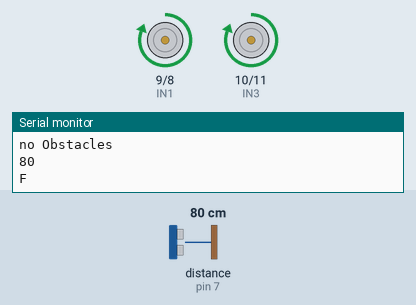
Simulated run of this sketch. Board: Arduino Uno, built with avr-gcc and run on an emulated ATmega328P. Parts: motor-driver pin pairs drawn as motors (green arrow = first pin HIGH = forward, orange = second pin HIGH = backward, longer = more drive), the last lines printed to the serial monitor. Wiring (inferred from the names in the program): ultrasonic range finder: trigger pin 6; echo pin 7. Inputs (shaded band) come from the test bench; at power-on: distance to the obstacle (sensor on pin 7) 80 cm. The echo pulse lasts 58.3 µs per cm.

Above: at 1.2 s.
1.3 s: distance to the obstacle (sensor on pin 7) set to 13 cm
2.8 s: distance to the obstacle (sensor on pin 7) set to 10 cm
At 4.0 s:
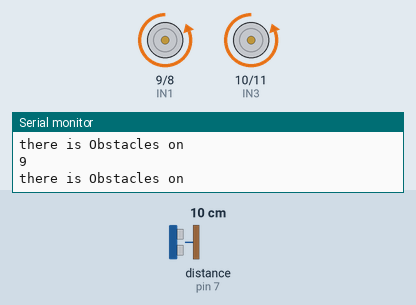
4.3 s: distance to the obstacle (sensor on pin 7) set to 18 cm
At 5.6 s:
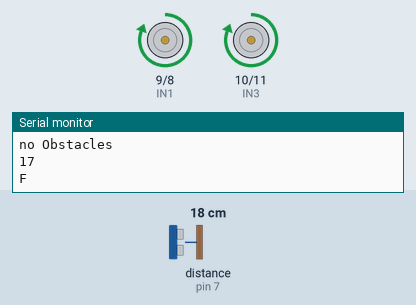
5.9 s: distance to the obstacle (sensor on pin 7) set to 2 cm
At 6.8 s:
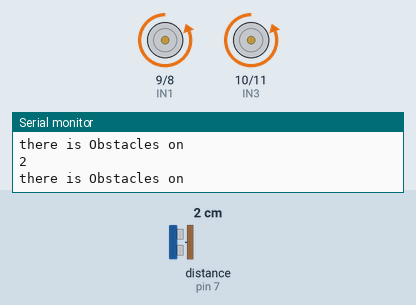
Timing chart, 0 to 8.4 s (numbered marks = the images above; inputs shaded):
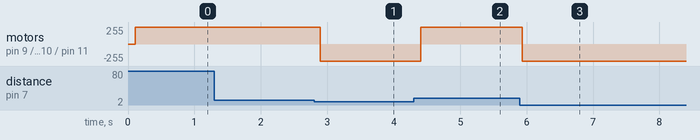

Measured:
- the behaviour switches between 12 and 11 cm on distance to the obstacle (sensor on pin 7) (found by bisection; images 0 and 1)
- after the input at 2.8 s, motor on pin 9 (IN1) / pin 8 (IN2), motor on pin 10 (IN3) / pin 11 (IN4): forward 255/255 → backward 255/255 after 0.10 s
- after the input at 4.3 s, motor on pin 9 (IN1) / pin 8 (IN2), motor on pin 10 (IN3) / pin 11 (IN4): backward 255/255 → forward 255/255 after 0.11 s
- after the input at 5.9 s, motor on pin 9 (IN1) / pin 8 (IN2), motor on pin 10 (IN3) / pin 11 (IN4): forward 255/255 → backward 255/255 at once

The sketch:

avoid_obstacles.ino
```cpp
/*  This code writen by "Ahmed Fadel" at 20/2/2017
   you can follow "Ahmed Fadel on Facebook from here
   www.fb.com/medofadel48
    this code prepared to make an avoiding Obstacles Robot
    component
    1-Robot 2Wheel base with freewheel
    2-daul H-bridge
    3-ultrasonuc
    4-arduino uno
    wire as showen in the code
    writen for Robot Workshop
    with best wishes makeing your Robot
*/
//#include<SoftwareSerial.h>
int trigC = 6;   //trig pin at center  ultrasonic
int echoC = 7;   //echo pin at  center ultrasonic
long durationC ; // value of time center ultrasonic
long distanceC ; // value of distance center ultrasonic
int IN1 = 9 ;    // input 1 for motor 1
int IN2 = 8 ;    // input 2 for motor 1
int IN3 = 10 ;   // input 1 for motor 2
int IN4 = 11 ;   // input 2 for motor 2
void setup()
{
  pinMode(trigC , OUTPUT); //define trig pin as output
  pinMode(echoC, INPUT);   //define echo pin as input
  //define motor pin control as output pins
  pinMode ( IN1 , OUTPUT);
  pinMode ( IN2 , OUTPUT);
  pinMode ( IN3 , OUTPUT);
  pinMode ( IN4 , OUTPUT);
  Serial.begin(9600); // start serial commuincation
}
void loop()
{
  ultrasonicC () ; //operate ultrasonic function
  // if distance less than 10 cm Robot turn
  if ( distanceC <= 10)
  {
    Serial.println("there is Obstacles on  "); //print a massage on serial monitor
    Serial.println(distanceC); // print the distance on serial monitor
    turn (); // robot change his diraction
  }
  //if distance more than 10 cm robot move forward
  else {
    delay(100); // wait 100 mile second
    Serial.println("no Obstacles ");//print a massage on serial monitor
    Serial.println(distanceC); // print the distance on serial monitor
    forward(); // robot move forward
    Serial.println("F");
  }
}
//Robot turn his movement function
void turn ()
{
  digitalWrite( IN1, LOW);
  digitalWrite( IN2, HIGH);
  digitalWrite ( IN3, LOW);
  digitalWrite ( IN4, HIGH);
}
//robot stop function
void Stop ()
{
  digitalWrite( IN1, LOW);
  digitalWrite( IN2, LOW);
  digitalWrite ( IN3, LOW);
  digitalWrite ( IN4, LOW);
}
// robot move forward function
void forward ()
{
  digitalWrite( IN1, HIGH);
  digitalWrite( IN2, LOW );
  digitalWrite ( IN3, HIGH);
  digitalWrite ( IN4, LOW);
}
//ultrasonic operating function
void ultrasonicC ()
{
  digitalWrite(trigC, LOW); // turn off trig from sending any sound wave
  delayMicroseconds(2); // wait 2 micro second
  digitalWrite(trigC, HIGH); //turn on trig and send a sound wave
  delayMicroseconds(10); // delay 2 micro second
  digitalWrite(trigC, LOW); //trun off trig
  durationC = pulseIn(echoC, HIGH); // measure time for sound wave to come back
  distanceC = durationC / 58; //equation to calculate the distance from mesured time and fixed sound speed in air
}
```
